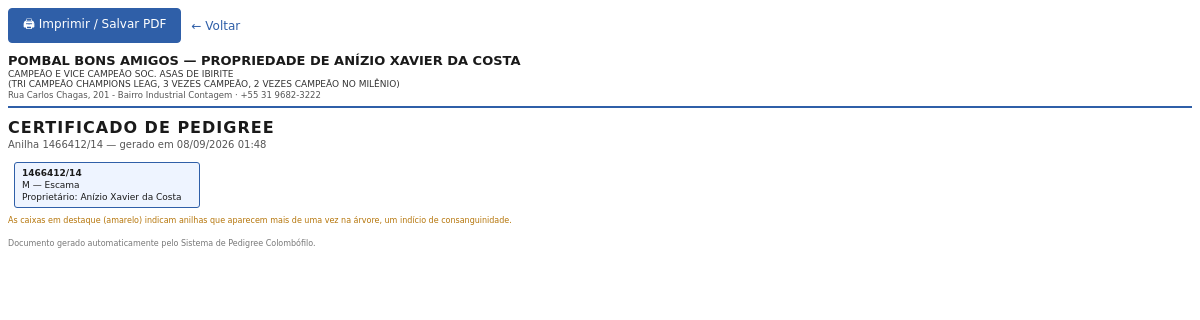
Screenshot of /api/pombos/10/certificado-html with the database file from the repository.
### app/models.py (models this page shows)
class Proprietario(Base):
    __tablename__ = "proprietarios"
    id: Mapped[int] = mapped_column(Integer, primary_key=True)
    nome: Mapped[str] = mapped_column(String(200), nullable=False)
    colombodromo: Mapped[str | None] = mapped_column(String(200))
    endereco: Mapped[str | None] = mapped_column(String(300))
    telefone: Mapped[str | None] = mapped_column(String(50))
    email: Mapped[str | None] = mapped_column(String(200))
    observacoes: Mapped[str | None] = mapped_column(Text)
    pombos: Mapped[list["Pombo"]] = relationship(back_populates="proprietario")

class Pombo(Base):
    __tablename__ = "pombos"
    id: Mapped[int] = mapped_column(Integer, primary_key=True)
    anilha: Mapped[str] = mapped_column(String(50), nullable=False, unique=True, index=True)
    sexo: Mapped[Sexo] = mapped_column(Enum(Sexo, name="sexo"), default=Sexo.DESCONHECIDO)
    cor: Mapped[str | None] = mapped_column(String(100))
    status: Mapped[StatusPombo] = mapped_column(
        Enum(StatusPombo, name="status_pombo"), default=StatusPombo.ATIVO
    )
    observacoes: Mapped[str | None] = mapped_column(Text)
    origem: Mapped[str | None] = mapped_column(String(200))
    proprietario_id: Mapped[int | None] = mapped_column(ForeignKey("proprietarios.id"))
    proprietario: Mapped[Proprietario | None] = relationship(back_populates="pombos")
    pai_id: Mapped[int | None] = mapped_column(ForeignKey("pombos.id"))
    mae_id: Mapped[int | None] = mapped_column(ForeignKey("pombos.id"))
    pai: Mapped["Pombo | None"] = relationship(
        remote_side="Pombo.id", foreign_keys=[pai_id], back_populates="filhos_como_pai"
    )
    mae: Mapped["Pombo | None"] = relationship(
        remote_side="Pombo.id", foreign_keys=[mae_id], back_populates="filhos_como_mae"
    )
    filhos_como_pai: Mapped[list["Pombo"]] = relationship(
        foreign_keys=[pai_id], back_populates="pai"
    )
    filhos_como_mae: Mapped[list["Pombo"]] = relationship(
        foreign_keys=[mae_id], back_populates="mae"
    )
    resultados: Mapped[list["Resultado"]] = relationship(
        back_populates="pombo", cascade="all, delete-orphan"
    )

### app/routers/certificado.py (the view)
@router.get("/{pombo_id}/certificado-html", response_class=HTMLResponse)
def gerar_certificado_html(
    pombo_id: int, geracoes: int = Query(default=4, ge=1, le=6), db: Session = Depends(get_db)
):
    html_str, _ = _renderizar_html(pombo_id, geracoes, db)
    return HTMLResponse(content=html_str)

### app/pdf/templates/certificado.html (shortened to what this page needs)
<!doctype html>
<html lang="pt-br">
<head>
</head>
<body>
  <div class="barra-acoes no-print">
    <button onclick="window.print()">🖨 Imprimir / Salvar PDF</button>
    <a href="javascript:history.back()">← Voltar</a>
  </div>
  {% if pombo.proprietario %}
  <div class="cabecalho">
    <div class="cabecalho-titulo">
      {% if pombo.proprietario.colombodromo %}Pombal {{ pombo.proprietario.colombodromo }} &mdash; {% endif %}Propriedade de {{ pombo.proprietario.nome }}
    </div>
    {% if pombo.proprietario.observacoes %}<div class="cabecalho-obs">{{ pombo.proprietario.observacoes }}</div>{% endif %}
    {% if pombo.proprietario.endereco or pombo.proprietario.telefone or pombo.proprietario.email %}
    <div class="cabecalho-contato">
      {{ [pombo.proprietario.endereco, pombo.proprietario.telefone, pombo.proprietario.email] | select | join(' &middot; ') }}
    </div>
    {% endif %}
  </div>
  {% endif %}
  <h1>Certificado de Pedigree</h1>
  <div class="subtitulo">Anilha {{ pombo.anilha }} &mdash; gerado em {{ gerado_em.strftime('%d/%m/%Y %H:%M') }}</div>
  <div class="pair">
    <div class="box principal">
      <span class="anilha">{{ pombo.anilha }}</span>
      {{ pombo.sexo.value if pombo.sexo else '' }} &mdash; {{ pombo.cor or '' }}<br>
      {% if pombo.proprietario %}Proprietário: {{ pombo.proprietario.nome }}<br>{% endif %}
    </div>
  </div>
  <div class="aviso">As caixas em destaque (amarelo) indicam anilhas que aparecem mais de uma vez na árvore, um indício de consanguinidade.</div>
  <div class="rodape">Documento gerado automaticamente pelo Sistema de Pedigree Colombófilo.</div>
</body>
</html>

### app/pdf/templates/certificado.html (style rules this page uses)
body { font-family: "DejaVu Sans", Arial, sans-serif; color: #1a1a1a; }
.barra-acoes { display: flex; align-items: center; gap: 10px; margin-bottom: 10px; }
.barra-acoes button { cursor: pointer; padding: 6px 14px; border-radius: 4px; border: 1px solid #2f5fa8; background: #2f5fa8; color: #fff; font-size: 12px; font-family: inherit; }
.barra-acoes a { font-size: 12px; color: #2f5fa8; text-decoration: none; }
h1 { font-size: 16px; margin: 0 0 2px 0; text-transform: uppercase; letter-spacing: 1px; }
.cabecalho { border-bottom: 2px solid #2f5fa8; padding-bottom: 6px; margin-bottom: 10px; }
.cabecalho-titulo { font-size: 13px; font-weight: bold; text-transform: uppercase; }
.cabecalho-obs { font-size: 9px; color: #333; margin-top: 1px; white-space: pre-line; }
.cabecalho-contato { font-size: 8.5px; color: #555; margin-top: 1px; }
.subtitulo { font-size: 10px; color: #555; margin-bottom: 10px; }
.pair { display: flex; align-items: center; }
.box { border: 1px solid #333; border-radius: 3px; padding: 4px 7px; font-size: 7.5px; line-height: 1.35; min-width: 130px; margin: 2px 6px; background: #ffffff; }
.box.principal { min-width: 170px; font-size: 9px; background: #eef4ff; border-color: #2f5fa8; }
.box .anilha { font-weight: bold; display: block; }
.rodape { margin-top: 14px; font-size: 8px; color: #777; }
.aviso { margin-top: 6px; font-size: 8px; color: #b5750a; }

### rows the page displays
Proprietario: proprietario.colombodromo "BONS AMIGOS", proprietario.nome "ANÍZIO XAVIER DA COSTA", proprietario.observacoes "CAMPEÃO E VICE CAMPEÃO SOC. ASAS DE IBIRITE (TRI CAMPEÃO CHAMPIONS LEAG, 3 VEZES CAMPEÃO, 2 VEZES CAMPEÃO NO MILÊNIO)", endereco+telefone+email "Rua Carlos Chagas, 201 - Bairro Industrial Contagem · +55 31 9682-3222", proprietario.nome "Anízio Xavier da Costa"
Pombo: anilha "1466412/14", sexo "M", cor "Escama"

### other values shown
{{ gerado_em.strftime('%d/%m/%Y %H:%M') }} "08/09/2026 01:48"
